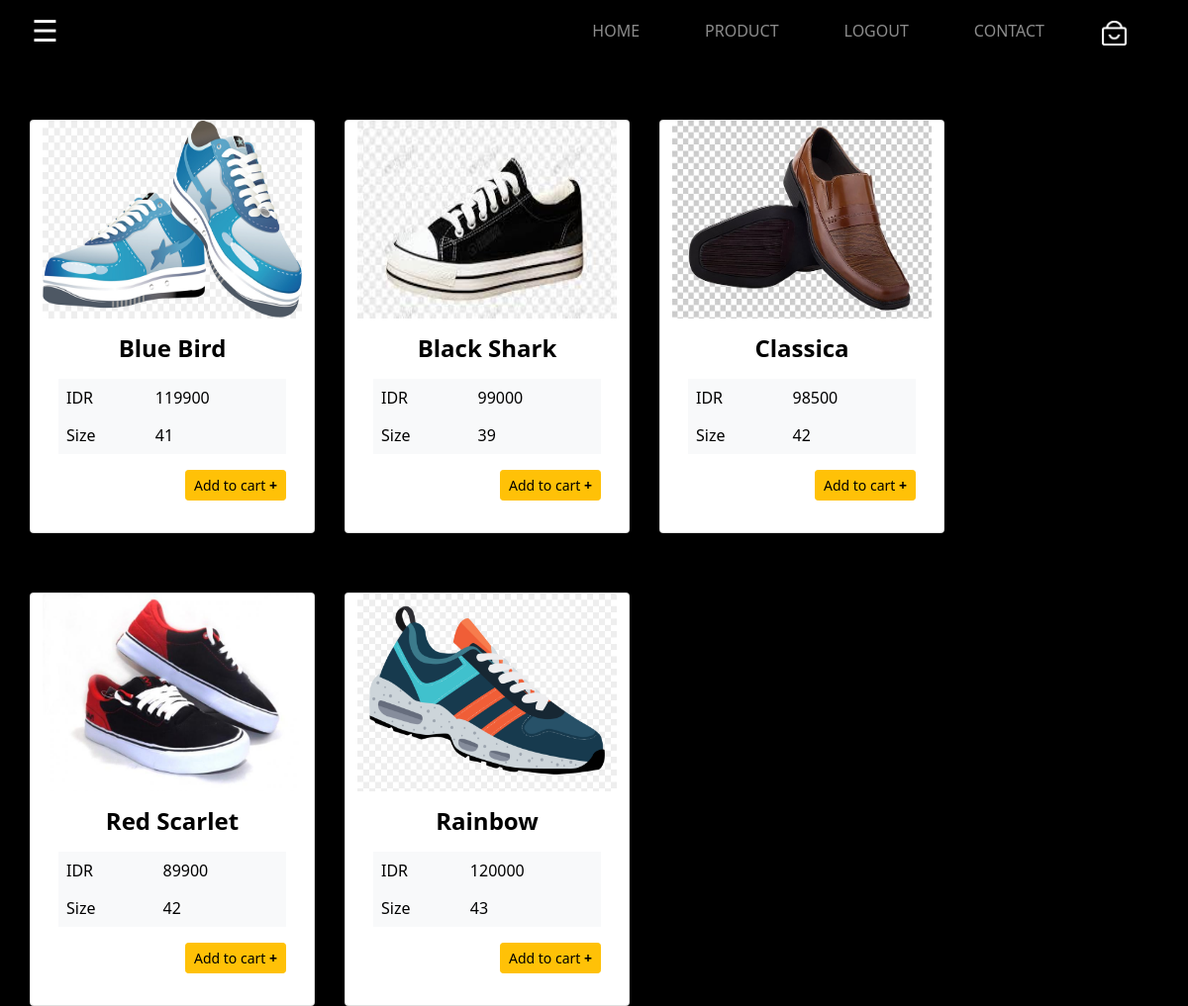
The app's page /home.php (signed in) with its own data.
### tables this page shows
CREATE TABLE `product` (
  `id` int(11) NOT NULL,
  `tipe` varchar(128) NOT NULL,
  `harga` int(11) NOT NULL,
  `ukuran` int(11) NOT NULL,
  `stok` int(11) NOT NULL,
  `img` longblob NOT NULL
);

### home.php (the view, shortened to what this page needs)
<?php
    require 'connection.php';
    $produk = mysqli_query($connect, "SELECT * FROM product");
    include_once("navbar.php");
?>
<html>
<head>
    <link rel="stylesheet" href="./style/productStyle.css">
</head>
<body>
    <div class="container">
        <div class="row">
            <?php foreach ($produk as $row) : ?>
                <div class="card" style="width: 18rem;">
                <form action="" method="POST">
                    <img width="150" height="200" src="<?= $row['img'] ?>" class="card-img-top" alt="...">
                    <div class="card-body">
                        <h4 class="text-center"><b><?= $row["tipe"]; ?></b></h4>
                        <table class="table table-light text-start">
                        <tr><p><td>IDR</td> <td><?= $row["harga"]; ?></td></p></tr>
                        <tr><p><td>Size</td> <td><?= $row["ukuran"]; ?></td></p></tr>
                        </table>
                        <div style="text-align: right; font-size: 24px;">
                        <button type='submit' name='addtocart' class="btn btn-sm btn-warning">Add to cart <b>&plus;</a></b></button>
                        </div>
                    </div>
                    </form>
                </div>
            <?php endforeach; ?>
        </div>
    </div>
</body>
</html>

### navbar.php (shortened to what this page needs)
<?php
if (isset($_SESSION['userweb']))
    $text = "LOGOUT";
else
    $text = "LOGIN";
?>
<html>
<head>
    <link href="https://cdn.jsdelivr.net/npm/bootstrap@5.0.1/dist/css/bootstrap.min.css" rel="stylesheet">
    <link rel="stylesheet" href="./style/sidebar.css">
</head>
<body>
    <div class="container-fluid c">
        <nav class="navbar navbar-expand-lg navbar-dark">
            <span class="stripes" style="font-size:30px; margin-left:20px; margin-right: 20px; color: white;" onclick="openNav()">&#9776;</span>
            <div class="collapse navbar-collapse ml-auto" id="navbarNavAltMarkup">
                <div class="navbar-nav ml-auto">
                    <a style="margin-left: 50px;" class="nav-link" href="index.php">HOME</a>
                    <a style="margin-left: 50px;" class="nav-link" aria-current="page" href="home.php">PRODUCT</a>
                    <a style="margin-left: 50px;" class="nav-link" href="<?= strtolower($text) ?>.php"><?= $text ?></a>
                    <a style="margin-left: 50px;" class="nav-link" href="#" onclick=alert("This_function_is_not_available")>CONTACT</a>
                </div>
                <a href="mybag.php"><img src="./style/img/bag.png" style="width: 25px; height: 25px; margin-top: 5px; margin-left: 50px; margin-right: 50px;"></a>
            </div>
        </nav>
    </div>
</body>
</html>

### style/sidebar.css (style rules this page uses)
.navbar-nav { margin-left: auto; }

### style/productStyle.css (style rules this page uses)
body { background: black; color: white; }
a, a:active { text-decoration: none; }

### home.php (style rules this page uses)
.card { box-shadow: 0 4px 8px 0 rgba(0, 0, 0, 0.2); transition: 0.3s; margin-right: 30px; margin-top: 60px; color: black; }
table tr { border-bottom: hidden; }

### records on screen
product: img (picture), tipe "Blue Bird", harga "119900", ukuran "41"
product: img (picture), tipe "Black Shark", harga "99000", ukuran "39"
product: img (picture), tipe "Classica", harga "98500", ukuran "42"
product: img (picture), tipe "Red Scarlet", harga "89900", ukuran "42"
product: img (picture), tipe "Rainbow", harga "120000", ukuran "43"

### other values on screen
$text "LOGOUT"
